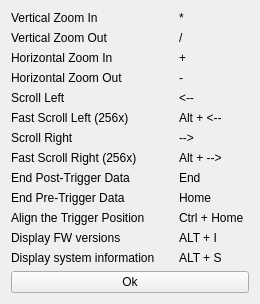
<?xml version="1.0" encoding="UTF-8"?>
<ui version="4.0">
 <class>QControlsDialog</class>
 <widget class="QWidget" name="QControlsDialog">
  <property name="geometry">
   <rect>
    <x>0</x>
    <y>0</y>
    <width>260</width>
    <height>298</height>
   </rect>
  </property>
  <property name="windowTitle">
   <string>Display Controls</string>
  </property>
  <property name="windowIcon">
   <iconset>
    <normaloff>CsTestQt.ico</normaloff>CsTestQt.ico</iconset>
  </property>
  <property name="autoFillBackground">
   <bool>false</bool>
  </property>
  <layout class="QVBoxLayout" name="verticalLayout">
   <item>
    <layout class="QFormLayout" name="formLayout">
     <property name="horizontalSpacing">
      <number>24</number>
     </property>
     <property name="verticalSpacing">
      <number>6</number>
     </property>
     <item row="0" column="0">
      <widget class="QLabel" name="label">
       <property name="text">
        <string>Vertical Zoom In</string>
       </property>
      </widget>
     </item>
     <item row="1" column="0">
      <widget class="QLabel" name="label_3">
       <property name="text">
        <string>Vertical Zoom Out</string>
       </property>
      </widget>
     </item>
     <item row="2" column="0">
      <widget class="QLabel" name="label_4">
       <property name="text">
        <string>Horizontal Zoom In</string>
       </property>
      </widget>
     </item>
     <item row="3" column="0">
      <widget class="QLabel" name="label_5">
       <property name="text">
        <string>Horizontal Zoom Out</string>
       </property>
      </widget>
     </item>
     <item row="4" column="0">
      <widget class="QLabel" name="label_6">
       <property name="text">
        <string>Scroll Left</string>
       </property>
      </widget>
     </item>
     <item row="5" column="0">
      <widget class="QLabel" name="label_7">
       <property name="text">
        <string>Fast Scroll Left (256x)</string>
       </property>
      </widget>
     </item>
     <item row="8" column="0">
      <widget class="QLabel" name="label_8">
       <property name="text">
        <string>End Post-Trigger Data</string>
       </property>
      </widget>
     </item>
     <item row="10" column="0">
      <widget class="QLabel" name="label_9">
       <property name="text">
        <string>Align the Trigger Position</string>
       </property>
      </widget>
     </item>
     <item row="9" column="0">
      <widget class="QLabel" name="label_10">
       <property name="text">
        <string>End Pre-Trigger Data</string>
       </property>
      </widget>
     </item>
     <item row="7" column="0">
      <widget class="QLabel" name="label_11">
       <property name="text">
        <string>Fast Scroll Right (256x)</string>
       </property>
      </widget>
     </item>
     <item row="6" column="0">
      <widget class="QLabel" name="label_12">
       <property name="text">
        <string>Scroll Right</string>
       </property>
      </widget>
     </item>
     <item row="0" column="1">
      <widget class="QLabel" name="label_2">
       <property name="text">
        <string>*</string>
       </property>
      </widget>
     </item>
     <item row="1" column="1">
      <widget class="QLabel" name="label_13">
       <property name="text">
        <string>/</string>
       </property>
      </widget>
     </item>
     <item row="2" column="1">
      <widget class="QLabel" name="label_14">
       <property name="text">
        <string>+</string>
       </property>
      </widget>
     </item>
     <item row="3" column="1">
      <widget class="QLabel" name="label_15">
       <property name="text">
        <string>-</string>
       </property>
      </widget>
     </item>
     <item row="4" column="1">
      <widget class="QLabel" name="label_16">
       <property name="text">
        <string>&lt;--</string>
       </property>
      </widget>
     </item>
     <item row="5" column="1">
      <widget class="QLabel" name="label_17">
       <property name="text">
        <string>Alt + &lt;--</string>
       </property>
      </widget>
     </item>
     <item row="6" column="1">
      <widget class="QLabel" name="label_18">
       <property name="text">
        <string>--&gt;</string>
       </property>
      </widget>
     </item>
     <item row="7" column="1">
      <widget class="QLabel" name="label_19">
       <property name="text">
        <string>Alt + --&gt;</string>
       </property>
      </widget>
     </item>
     <item row="8" column="1">
      <widget class="QLabel" name="label_20">
       <property name="text">
        <string>End</string>
       </property>
      </widget>
     </item>
     <item row="9" column="1">
      <widget class="QLabel" name="label_21">
       <property name="text">
        <string>Home</string>
       </property>
      </widget>
     </item>
     <item row="10" column="1">
      <widget class="QLabel" name="label_22">
       <property name="text">
        <string>Ctrl + Home</string>
       </property>
      </widget>
     </item>
     <item row="11" column="0">
      <widget class="QLabel" name="label_23">
       <property name="text">
        <string>Display FW versions</string>
       </property>
      </widget>
     </item>
     <item row="11" column="1">
      <widget class="QLabel" name="label_24">
       <property name="text">
        <string>ALT + I</string>
       </property>
      </widget>
     </item>
     <item row="12" column="0">
      <widget class="QLabel" name="label_25">
       <property name="text">
        <string>Display system information</string>
       </property>
      </widget>
     </item>
     <item row="12" column="1">
      <widget class="QLabel" name="label_26">
       <property name="text">
        <string>ALT + S</string>
       </property>
      </widget>
     </item>
    </layout>
   </item>
   <item>
    <widget class="QPushButton" name="btnOk">
     <property name="text">
      <string>Ok</string>
     </property>
    </widget>
   </item>
  </layout>
 </widget>
 <resources/>
 <connections>
  <connection>
   <sender>btnOk</sender>
   <signal>clicked()</signal>
   <receiver>QControlsDialog</receiver>
   <slot>close()</slot>
   <hints>
    <hint type="sourcelabel">
     <x>149</x>
     <y>302</y>
    </hint>
    <hint type="destinationlabel">
     <x>149</x>
     <y>164</y>
    </hint>
   </hints>
  </connection>
 </connections>
</ui>
